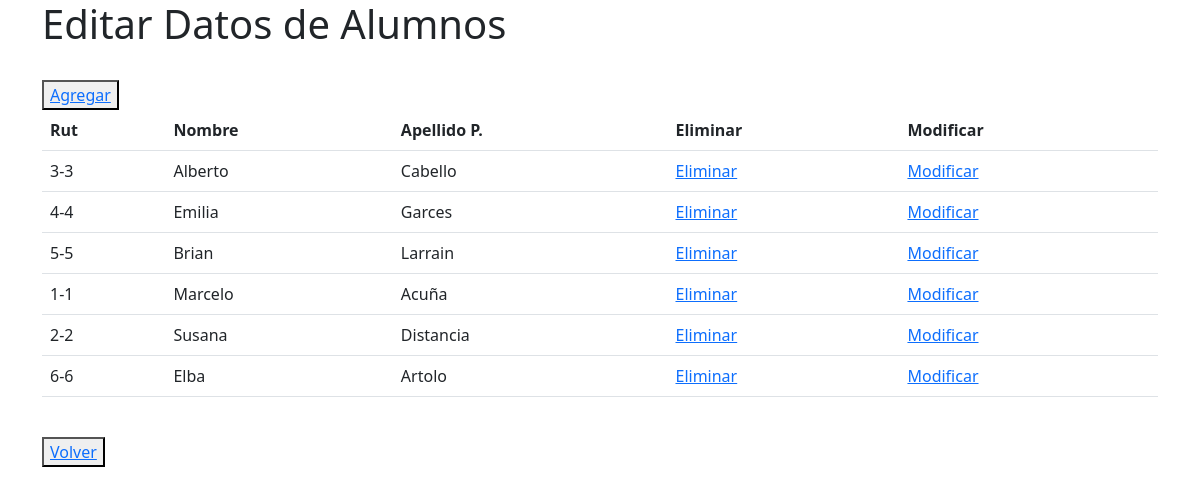
/alumnos/crud, run on an earlier commit of the app's database.
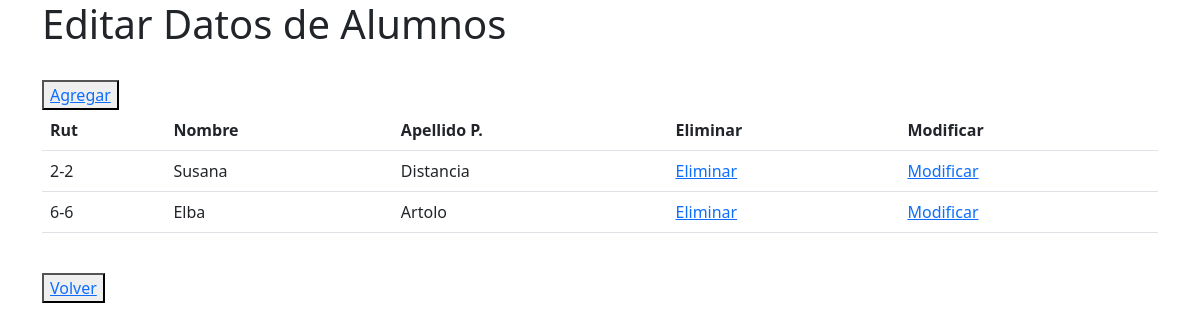
And on a later commit of the database.
### alumnos/models.py (models this page shows, shortened)
class Alumno(models.Model):
    rut              = models.CharField(primary_key=True, max_length=10)
    nombre           = models.CharField(max_length=20)
    apellido_paterno = models.CharField(max_length=20)
    apellido_materno = models.CharField(max_length=20)
    fecha_nacimiento = models.DateField(blank=False, null=False)
    id_genero        = models.ForeignKey('Genero',on_delete=models.CASCADE, db_column='idGenero')
    telefono         = models.CharField(max_length=45)
    email            = models.EmailField(unique=True, max_length=100, blank=True, null=True)
    direccion        = models.CharField(max_length=50, blank=True, null=True)
    activo           = models.IntegerField()

### alumnos/views.py (the view)
# urls.py: path("crud", views.crud, name="crud"),
def crud(request):
    alumnos = Alumno.objects.all()
    context = {"alumnos": alumnos}
    return render(request, "alumnos/alumnos_list.html", context)

### alumnos/templates/alumnos/alumnos_list.html (shortened to what this page needs)
{% load static %}
<!DOCTYPE html>
<html lang="en">
<head>
    <link href="https://cdn.jsdelivr.net/npm/bootstrap@5.2.3/dist/css/bootstrap.min.css" rel="stylesheet">
</head>
<body>
    <div class="container">
        <h1>Editar Datos de Alumnos</h1>
    <br>
    <button>
        <a href="{% url 'alumnosAdd' %}"> Agregar </a>
    </button>
    <table class="table">
        {% if alumnos %}
            <th> Rut </th>
            <th> Nombre </th>
            <th> Apellido P. </th>
            <th> Eliminar </th>
            <th> Modificar </th>
            {% for x in alumnos %}
                <tr>
                    <td> {{ x.rut }}
                    <td> {{ x.nombre }}
                    <td> {{ x.apellido_paterno }}
                    <td> <a href="{% url 'alumnos_del' pk=x.rut %}"> Eliminar</a>
                    <td> <a href="{% url 'alumnos_findEdit' pk=x.rut %}"> Modificar</a>
                </tr>
            {% endfor %}
        {% endif %}
    </table><br>
    <button>
        <a href="{% url 'index' %}"> Volver </a>
    </button>
    </div>
</body>
</html>

What changed in the data, as far as the page shows it:
removed Alumno: rut "3-3", nombre "Alberto", apellido_paterno "Cabello"
removed Alumno: rut "4-4", nombre "Emilia", apellido_paterno "Garces"
removed Alumno: rut "5-5", nombre "Brian", apellido_paterno "Larrain"
removed Alumno: rut "1-1", nombre "Marcelo", apellido_paterno "Acuña"
